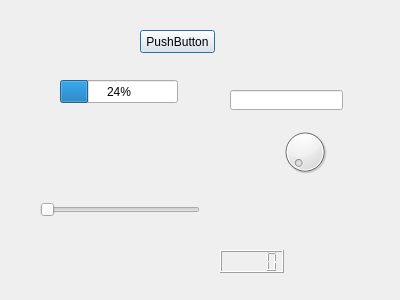
<?xml version="1.0" encoding="UTF-8"?>
<ui version="4.0">
 <class>Dialog</class>
 <widget class="QDialog" name="Dialog">
  <property name="geometry">
   <rect>
    <x>0</x>
    <y>0</y>
    <width>400</width>
    <height>300</height>
   </rect>
  </property>
  <property name="windowTitle">
   <string>Dialog</string>
  </property>
  <widget class="QDial" name="dial">
   <property name="geometry">
    <rect>
     <x>280</x>
     <y>120</y>
     <width>50</width>
     <height>64</height>
    </rect>
   </property>
  </widget>
  <widget class="QSlider" name="horizontalSlider">
   <property name="geometry">
    <rect>
     <x>40</x>
     <y>200</y>
     <width>160</width>
     <height>19</height>
    </rect>
   </property>
   <property name="orientation">
    <enum>Qt::Horizontal</enum>
   </property>
  </widget>
  <widget class="QProgressBar" name="progressBar">
   <property name="geometry">
    <rect>
     <x>60</x>
     <y>80</y>
     <width>118</width>
     <height>23</height>
    </rect>
   </property>
   <property name="value">
    <number>24</number>
   </property>
  </widget>
  <widget class="QLCDNumber" name="lcdNumber">
   <property name="geometry">
    <rect>
     <x>220</x>
     <y>250</y>
     <width>64</width>
     <height>23</height>
    </rect>
   </property>
  </widget>
  <widget class="QLineEdit" name="lineEdit">
   <property name="geometry">
    <rect>
     <x>230</x>
     <y>90</y>
     <width>113</width>
     <height>20</height>
    </rect>
   </property>
  </widget>
  <widget class="QPushButton" name="pushButton">
   <property name="geometry">
    <rect>
     <x>140</x>
     <y>30</y>
     <width>75</width>
     <height>23</height>
    </rect>
   </property>
   <property name="text">
    <string>PushButton</string>
   </property>
  </widget>
 </widget>
 <resources/>
 <connections>
  <connection>
   <sender>dial</sender>
   <signal>valueChanged(int)</signal>
   <receiver>progressBar</receiver>
   <slot>setValue(int)</slot>
   <hints>
    <hint type="sourcelabel">
     <x>286</x>
     <y>151</y>
    </hint>
    <hint type="destinationlabel">
     <x>98</x>
     <y>91</y>
    </hint>
   </hints>
  </connection>
  <connection>
   <sender>horizontalSlider</sender>
   <signal>valueChanged(int)</signal>
   <receiver>lcdNumber</receiver>
   <slot>display(int)</slot>
   <hints>
    <hint type="sourcelabel">
     <x>147</x>
     <y>215</y>
    </hint>
    <hint type="destinationlabel">
     <x>236</x>
     <y>259</y>
    </hint>
   </hints>
  </connection>
 </connections>
</ui>
